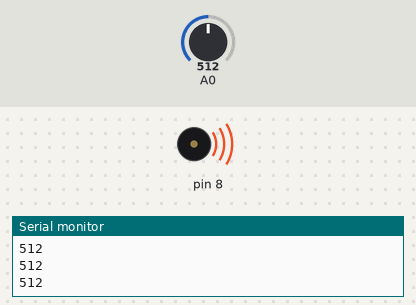
The sketch below on a simulated Arduino Uno, built with avr-gcc and run on an emulated ATmega328P. Shown: buzzer (waves = sounding), the last lines printed to the serial monitor. The inputs (shaded band) are chosen by the test bench; at power-on: A0 = 512.

Above: at 1.2 s.
1.3 s: A0 set to 488
At 2.2 s:
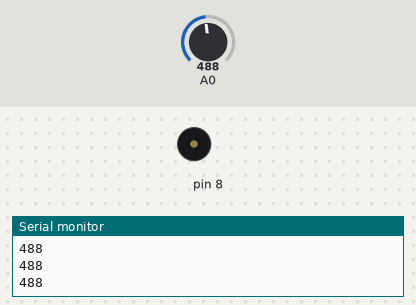
2.8 s: A0 set to 511
At 3.4 s:
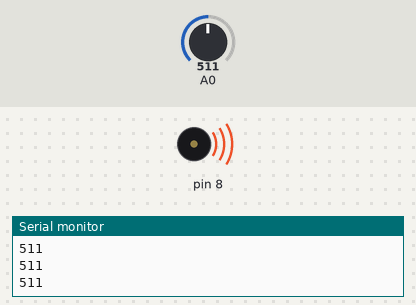
4.3 s: A0 set to 495
At 5.7 s:
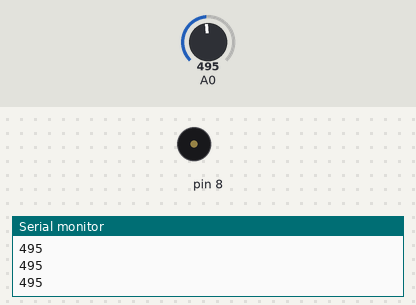
Timing chart, 0 to 7.3 s (numbered marks = the images above; inputs shaded):
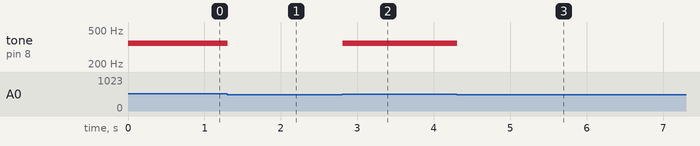

The sketch:

Project_07.ino
```cpp
int notes[] = {262,294,330,349};

void setup() {
  Serial.begin(9600);
}

void loop() {
  int keyVal = analogRead(A0);

  Serial.println(keyVal);

  if(keyVal >= 1020 && keyVal <= 1023){
    tone(8, notes[0]);
  } else if(keyVal >= 830 && keyVal <= 840){
    tone(8, notes[1]);
  } else if(keyVal >= 650 && keyVal <= 660){
    tone(8, notes[2]);
  } else if(keyVal >= 505 && keyVal <= 515){
    tone(8, notes[3]);
  } else {
    noTone(8);
  }
}
```

Measured:
- the behaviour switches between 505 and 504 on A0 (found by bisection; images 0 and 1)
- after the input at 1.3 s, tone on pin 8: 349 Hz → silent at once
- after the input at 2.8 s, tone on pin 8: silent → 349 Hz at once
- after the input at 4.3 s, tone on pin 8: 349 Hz → silent at once
